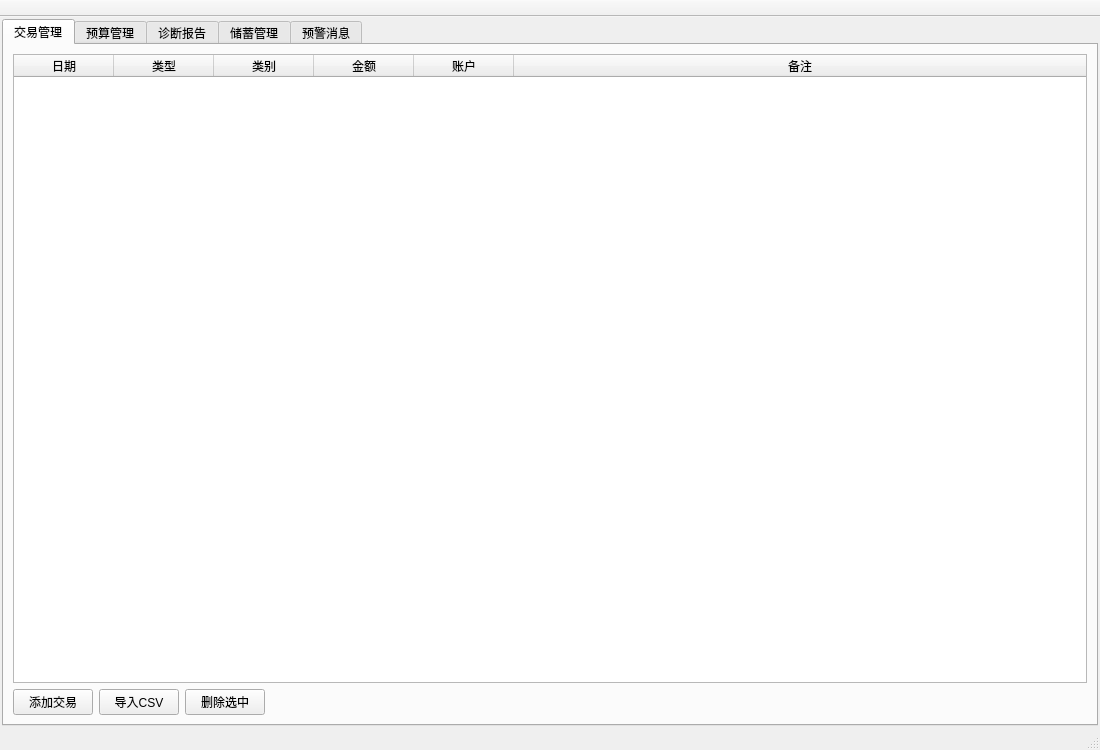
<?xml version="1.0" encoding="UTF-8"?>
<ui version="4.0">
 <class>MainWindow</class>
 <widget class="QMainWindow" name="MainWindow">
  <property name="geometry">
   <rect>
    <x>0</x><y>0</y>
    <width>1100</width><height>750</height>
   </rect>
  </property>
  <property name="windowTitle">
   <string>个人财务管理系统</string>
  </property>
  <property name="minimumSize">
   <size>
    <width>900</width>
    <height>600</height>
   </size>
  </property>
  <!-- ====== 中央 Tab 控件 ====== -->
  <widget class="QWidget" name="centralwidget">
   <layout class="QVBoxLayout" name="central_layout">
    <property name="leftMargin">
     <number>2</number>
    </property>
    <property name="topMargin">
     <number>2</number>
    </property>
    <property name="rightMargin">
     <number>2</number>
    </property>
    <property name="bottomMargin">
     <number>2</number>
    </property>
    <item>
     <widget class="QTabWidget" name="tabs">
      <property name="currentIndex">
       <number>0</number>
      </property>
      <!-- ============== Tab 1: 交易管理 ============== -->
      <widget class="QWidget" name="tab_txn">
       <attribute name="title">
        <string>交易管理</string>
       </attribute>
       <layout class="QVBoxLayout" name="txn_tab_layout">
        <item>
         <widget class="QTableWidget" name="txn_table">
          <property name="alternatingRowColors">
           <bool>true</bool>
          </property>
          <property name="selectionBehavior">
           <enum>QAbstractItemView::SelectRows</enum>
          </property>
          <property name="editTriggers">
           <set>QAbstractItemView::NoEditTriggers</set>
          </property>
          <attribute name="horizontalHeaderStretchLastSection">
           <bool>true</bool>
          </attribute>
          <column>
           <property name="text">
            <string>日期</string>
           </property>
          </column>
          <column>
           <property name="text">
            <string>类型</string>
           </property>
          </column>
          <column>
           <property name="text">
            <string>类别</string>
           </property>
          </column>
          <column>
           <property name="text">
            <string>金额</string>
           </property>
          </column>
          <column>
           <property name="text">
            <string>账户</string>
           </property>
          </column>
          <column>
           <property name="text">
            <string>备注</string>
           </property>
          </column>
         </widget>
        </item>
        <item>
         <layout class="QHBoxLayout" name="txn_btn_layout">
          <item>
           <widget class="QPushButton" name="btn_add_txn">
            <property name="text">
             <string>添加交易</string>
            </property>
           </widget>
          </item>
          <item>
           <widget class="QPushButton" name="btn_import_csv">
            <property name="text">
             <string>导入CSV</string>
            </property>
           </widget>
          </item>
          <item>
           <widget class="QPushButton" name="btn_delete_txn">
            <property name="text">
             <string>删除选中</string>
            </property>
           </widget>
          </item>
          <item>
           <spacer name="txn_btn_spacer">
            <property name="orientation">
             <enum>Qt::Horizontal</enum>
            </property>
            <property name="sizeHint" stdset="0">
             <size>
              <width>40</width>
              <height>20</height>
             </size>
            </property>
           </spacer>
          </item>
         </layout>
        </item>
       </layout>
      </widget>
      <!-- ============== Tab 2: 预算管理 ============== -->
      <widget class="QWidget" name="tab_budget">
       <attribute name="title">
        <string>预算管理</string>
       </attribute>
       <layout class="QVBoxLayout" name="budget_tab_layout">
        <item>
         <widget class="QTableWidget" name="budget_table">
          <property name="alternatingRowColors">
           <bool>true</bool>
          </property>
          <property name="selectionBehavior">
           <enum>QAbstractItemView::SelectRows</enum>
          </property>
          <property name="editTriggers">
           <set>QAbstractItemView::DoubleClicked</set>
          </property>
          <attribute name="horizontalHeaderStretchLastSection">
           <bool>true</bool>
          </attribute>
          <column>
           <property name="text">
            <string>类别</string>
           </property>
          </column>
          <column>
           <property name="text">
            <string>月度限额</string>
           </property>
          </column>
          <column>
           <property name="text">
            <string>已支出</string>
           </property>
          </column>
          <column>
           <property name="text">
            <string>剩余</string>
           </property>
          </column>
          <column>
           <property name="text">
            <string>状态</string>
           </property>
          </column>
         </widget>
        </item>
        <item>
         <layout class="QHBoxLayout" name="budget_btn_layout">
          <item>
           <widget class="QPushButton" name="btn_add_budget">
            <property name="text">
             <string>添加预算类别</string>
            </property>
           </widget>
          </item>
          <item>
           <widget class="QPushButton" name="btn_delete_budget">
            <property name="text">
             <string>删除选中预算</string>
            </property>
           </widget>
          </item>
          <item>
           <spacer name="budget_btn_spacer">
            <property name="orientation">
             <enum>Qt::Horizontal</enum>
            </property>
            <property name="sizeHint" stdset="0">
             <size>
              <width>40</width>
              <height>20</height>
             </size>
            </property>
           </spacer>
          </item>
         </layout>
        </item>
        <item>
         <widget class="QLabel" name="budget_summary_label">
          <property name="text">
           <string/>
          </property>
          <property name="styleSheet">
           <string notr="true">font-weight: bold; padding: 4px; color: #333;</string>
          </property>
         </widget>
        </item>
        <item>
         <!-- ===== 预算规则区 ===== -->
         <widget class="QGroupBox" name="budget_rule_group">
          <property name="title">
           <string>预算规则</string>
          </property>
          <layout class="QHBoxLayout" name="budget_rule_layout">
           <item>
            <widget class="QLabel" name="income_label">
             <property name="text">
              <string>月收入:</string>
             </property>
            </widget>
           </item>
           <item>
            <widget class="QLineEdit" name="income_edit">
             <property name="text">
              <string>5000</string>
             </property>
             <property name="maximumSize">
              <size>
               <width>80</width>
               <height>16777215</height>
              </size>
             </property>
            </widget>
           </item>
           <item>
            <widget class="QLabel" name="rule_label">
             <property name="text">
              <string>  规则:</string>
             </property>
            </widget>
           </item>
           <item>
            <widget class="QRadioButton" name="radio_503020">
             <property name="text">
              <string>50/30/20</string>
             </property>
             <property name="checked">
              <bool>true</bool>
             </property>
            </widget>
           </item>
           <item>
            <widget class="QRadioButton" name="radio_fixed">
             <property name="text">
              <string>固定预算</string>
             </property>
            </widget>
           </item>
           <item>
            <widget class="QPushButton" name="btn_apply_503020">
             <property name="text">
              <string>设置预算</string>
             </property>
             <property name="toolTip">
              <string>按 50/30/20 规则，根据月收入自动分配各类别预算</string>
             </property>
            </widget>
           </item>
           <item>
            <widget class="QPushButton" name="btn_apply_fixed">
             <property name="text">
              <string>采用固定预算</string>
             </property>
             <property name="toolTip">
              <string>使用预设固定金额预算（不依赖月收入）</string>
             </property>
            </widget>
           </item>
           <item>
            <spacer name="budget_rule_spacer">
             <property name="orientation">
              <enum>Qt::Horizontal</enum>
             </property>
             <property name="sizeHint" stdset="0">
              <size>
               <width>40</width>
               <height>20</height>
              </size>
             </property>
            </spacer>
           </item>
          </layout>
         </widget>
        </item>
       </layout>
      </widget>
      <!-- ============== Tab 3: 诊断报告 ============== -->
      <widget class="QWidget" name="tab_diag">
       <attribute name="title">
        <string>诊断报告</string>
       </attribute>
       <layout class="QVBoxLayout" name="diag_tab_layout">
        <item>
         <widget class="QTextEdit" name="diag_text">
          <property name="readOnly">
           <bool>true</bool>
          </property>
          <property name="font">
           <font>
            <family>Microsoft YaHei</family>
            <pointsize>10</pointsize>
           </font>
          </property>
         </widget>
        </item>
        <item>
         <layout class="QHBoxLayout" name="diag_btn_layout">
          <item>
           <widget class="QPushButton" name="btn_run_diag">
            <property name="text">
             <string>生成诊断报告</string>
            </property>
           </widget>
          </item>
          <item>
           <spacer name="diag_btn_spacer">
            <property name="orientation">
             <enum>Qt::Horizontal</enum>
            </property>
            <property name="sizeHint" stdset="0">
             <size>
              <width>40</width>
              <height>20</height>
             </size>
            </property>
           </spacer>
          </item>
         </layout>
        </item>
       </layout>
      </widget>
      <!-- ============== Tab 4: 储蓄管理 ============== -->
      <widget class="QWidget" name="tab_savings">
       <attribute name="title">
        <string>储蓄管理</string>
       </attribute>
       <layout class="QVBoxLayout" name="savings_tab_layout">
        <!-- ===== 储蓄目标倒推 ===== -->
        <item>
         <widget class="QGroupBox" name="savings_goal_group">
          <property name="title">
           <string>储蓄目标倒推</string>
          </property>
          <layout class="QVBoxLayout" name="goal_group_layout">
           <item>
            <layout class="QHBoxLayout" name="goal_input_layout">
             <item>
              <widget class="QLabel" name="target_label">
               <property name="text">
                <string>目标金额:</string>
               </property>
              </widget>
             </item>
             <item>
              <widget class="QLineEdit" name="target_edit">
               <property name="text">
                <string>12000</string>
               </property>
               <property name="maximumSize">
                <size>
                 <width>80</width>
                 <height>16777215</height>
                </size>
               </property>
              </widget>
             </item>
             <item>
              <widget class="QLabel" name="months_label">
               <property name="text">
                <string>  月数:</string>
               </property>
              </widget>
             </item>
             <item>
              <widget class="QLineEdit" name="months_edit">
               <property name="text">
                <string>12</string>
               </property>
               <property name="maximumSize">
                <size>
                 <width>60</width>
                 <height>16777215</height>
                </size>
               </property>
              </widget>
             </item>
             <item>
              <widget class="QPushButton" name="btn_run_goal">
               <property name="text">
                <string>计算倒推计划</string>
               </property>
              </widget>
             </item>
             <item>
              <spacer name="goal_input_spacer">
               <property name="orientation">
                <enum>Qt::Horizontal</enum>
               </property>
               <property name="sizeHint" stdset="0">
                <size>
                 <width>40</width>
                 <height>20</height>
                </size>
               </property>
              </spacer>
             </item>
            </layout>
           </item>
           <item>
            <widget class="QTextEdit" name="goal_text">
             <property name="readOnly">
              <bool>true</bool>
             </property>
             <property name="font">
              <font>
               <family>Microsoft YaHei</family>
               <pointsize>10</pointsize>
              </font>
             </property>
             <property name="maximumSize">
              <size>
               <width>16777215</width>
               <height>220</height>
              </size>
             </property>
            </widget>
           </item>
          </layout>
         </widget>
        </item>
        <!-- ===== 储蓄方法选择 ===== -->
        <item>
         <widget class="QGroupBox" name="savings_method_group">
          <property name="title">
           <string>储蓄方法选择</string>
          </property>
          <layout class="QVBoxLayout" name="method_group_layout">
           <item>
            <layout class="QHBoxLayout" name="method_input_layout">
             <item>
              <widget class="QLabel" name="method_label">
               <property name="text">
                <string>储蓄方法:</string>
               </property>
              </widget>
             </item>
             <item>
              <widget class="QRadioButton" name="radio_fixed_amount">
               <property name="text">
                <string>固定金额</string>
               </property>
               <property name="checked">
                <bool>true</bool>
               </property>
              </widget>
             </item>
             <item>
              <widget class="QRadioButton" name="radio_52w_inc">
               <property name="text">
                <string>52周递增</string>
               </property>
              </widget>
             </item>
             <item>
              <widget class="QRadioButton" name="radio_52w_dec">
               <property name="text">
                <string>52周递减</string>
               </property>
              </widget>
             </item>
             <item>
              <widget class="QRadioButton" name="radio_pct">
               <property name="text">
                <string>收入%</string>
               </property>
              </widget>
             </item>
             <item>
              <widget class="QLabel" name="method_param_label">
               <property name="text">
                <string>  参数:</string>
               </property>
              </widget>
             </item>
             <item>
              <widget class="QLineEdit" name="method_param_edit">
               <property name="text">
                <string>500</string>
               </property>
               <property name="maximumSize">
                <size>
                 <width>60</width>
                 <height>16777215</height>
                </size>
               </property>
              </widget>
             </item>
             <item>
              <widget class="QLabel" name="saving_income_label">
               <property name="text">
                <string>  月收入:</string>
               </property>
              </widget>
             </item>
             <item>
              <widget class="QLineEdit" name="saving_income_edit">
               <property name="text">
                <string>5000</string>
               </property>
               <property name="maximumSize">
                <size>
                 <width>80</width>
                 <height>16777215</height>
                </size>
               </property>
              </widget>
             </item>
             <item>
              <widget class="QPushButton" name="btn_run_method">
               <property name="text">
                <string>计算储蓄计划</string>
               </property>
              </widget>
             </item>
             <item>
              <spacer name="method_input_spacer">
               <property name="orientation">
                <enum>Qt::Horizontal</enum>
               </property>
               <property name="sizeHint" stdset="0">
                <size>
                 <width>40</width>
                 <height>20</height>
                </size>
               </property>
              </spacer>
             </item>
            </layout>
           </item>
           <item>
            <widget class="QLabel" name="method_desc_label">
             <property name="text">
              <string/>
             </property>
             <property name="styleSheet">
              <string notr="true">color: #555; font-size: 12px; padding: 2px 8px; background: #f5f5f5; border-radius: 3px;</string>
             </property>
             <property name="wordWrap">
              <bool>true</bool>
             </property>
            </widget>
           </item>
           <item>
            <widget class="QTextEdit" name="method_text">
             <property name="readOnly">
              <bool>true</bool>
             </property>
             <property name="font">
              <font>
               <family>Microsoft YaHei</family>
               <pointsize>10</pointsize>
              </font>
             </property>
            </widget>
           </item>
          </layout>
         </widget>
        </item>
       </layout>
      </widget>
      <!-- ============== Tab 5: 预警消息 ============== -->
      <widget class="QWidget" name="tab_alert">
       <attribute name="title">
        <string>预警消息</string>
       </attribute>
       <layout class="QVBoxLayout" name="alert_tab_layout">
        <item>
         <widget class="QTextEdit" name="alert_text">
          <property name="readOnly">
           <bool>true</bool>
          </property>
          <property name="font">
           <font>
            <family>Microsoft YaHei</family>
            <pointsize>10</pointsize>
           </font>
          </property>
         </widget>
        </item>
        <item>
         <layout class="QHBoxLayout" name="alert_btn_layout">
          <item>
           <widget class="QPushButton" name="btn_refresh_alert">
            <property name="text">
             <string>刷新</string>
            </property>
           </widget>
          </item>
          <item>
           <widget class="QPushButton" name="btn_check_alert">
            <property name="text">
             <string>检测预警</string>
            </property>
           </widget>
          </item>
          <item>
           <widget class="QPushButton" name="btn_clear_alert">
            <property name="text">
             <string>清空预警</string>
            </property>
           </widget>
          </item>
          <item>
           <spacer name="alert_btn_spacer">
            <property name="orientation">
             <enum>Qt::Horizontal</enum>
            </property>
            <property name="sizeHint" stdset="0">
             <size>
              <width>40</width>
              <height>20</height>
            </size>
            </property>
           </spacer>
          </item>
         </layout>
        </item>
       </layout>
      </widget>
     </widget>  <!-- end of QTabWidget -->
    </item>
   </layout>
  </widget>
  <!-- ====== 工具栏：月份选择 ====== -->
  <widget class="QToolBar" name="toolbar_month">
   <property name="windowTitle">
    <string>月份</string>
   </property>
   <property name="movable">
    <bool>false</bool>
   </property>
   <attribute name="toolBarArea">
    <enum>TopToolBarArea</enum>
   </attribute>
   <attribute name="toolBarBreak">
    <bool>false</bool>
   </attribute>
  </widget>
  <!-- ====== 状态栏 ====== -->
  <widget class="QStatusBar" name="statusbar"/>
 </widget>
 <!-- ====== Resources & Connections ====== -->
 <resources/>
 <connections/>
</ui>
